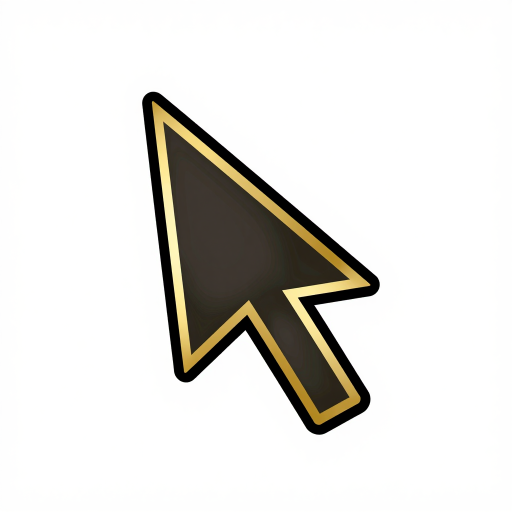
#> input picture scripts/raw_downloads/cursors/default.png, 1024 x 1024 px, found by its file name (shown at 1/2 size); its folder holds 4 pictures in this run
$ python preview_cursors.py
#> lines starting #> are read from the running program, lines starting #| are printed output that depends on the picture
"""Build a large preview sheet for cursor PNGs so they can be eyeballed."""

import sys
from pathlib import Path

from PIL import Image

ROOT = Path(__file__).resolve().parent.parent
CURSOR_DIR = ROOT / "apps" / "client" / "public" / "assets" / "cursors"
GRASS = ROOT / "apps" / "client" / "public" / "assets" / "terrain" / "grass.png"

SCALE = 8
PAD = 12


def main(names: list[str]) -> int:
    icons = []
    for name in names:
        path = CURSOR_DIR / f"{name}.png"
        if not path.exists():
            print(f"missing: {name}")
            continue
        icons.append((name, Image.open(path).convert("RGBA")))
    if not icons:
        return 1

    cell = 32 * SCALE
    width = (cell + PAD) * len(icons) + PAD
#> width = 280
    sheet = Image.new("RGBA", (width, cell + 2 * PAD), (60, 90, 45, 255))
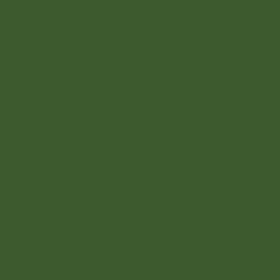
#> sheet: PIL image 280x280 RGBA; mean R, G, B, A 60, 90, 45, 255

    # Grass tile backdrop to judge contrast at real scale.
    if GRASS.exists():
        grass = Image.open(GRASS).convert("RGBA")
        for row in range(0, sheet.height, grass.height):
            for col in range(0, sheet.width, grass.width):
                sheet.alpha_composite(grass, (col, row))

    for idx, (name, icon) in enumerate(icons):
        big = icon.resize((cell, cell), Image.Resampling.NEAREST)
        x = PAD + idx * (cell + PAD)
        sheet.alpha_composite(big, (x, PAD))
        print(f"{name}: {icon.size}")
#> this loop made 1 pass
#> (name, x) on pass 1: ('default', 12)
#| default: (1024, 1024)
#> pass 1, in main, `big = icon.resize((cell, cell), Image.Resampling.NEAREST)`:
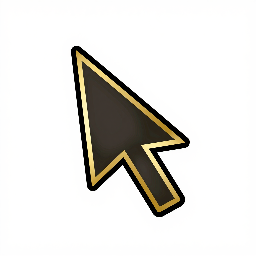
#> big: PIL image 256x256 RGBA; mean R, G, B, A 226.9, 225.3, 221.6, 255
#> after the loop:
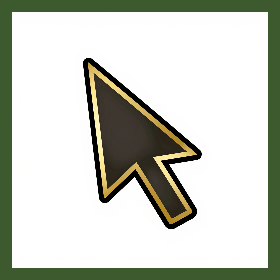
#> sheet: PIL image 280x280 RGBA; mean R, G, B, A 199.5, 203.1, 192.6, 255

    out = ROOT / "scripts" / "raw_downloads" / "cursors" / "_preview.png"
    out.parent.mkdir(parents=True, exist_ok=True)
    sheet.save(out)
    print(f"preview: {out}")
    return 0


if __name__ == "__main__":
    sys.exit(main(sys.argv[1:] or ["default"]))
#> (the program exits here)
